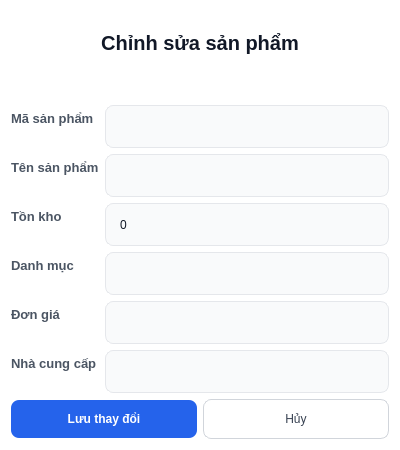
<?xml version="1.0" encoding="UTF-8"?>
<ui version="4.0">
 <class>Dialog</class>
 <widget class="QDialog" name="Dialog">
  <property name="geometry">
   <rect>
    <x>0</x>
    <y>0</y>
    <width>400</width>
    <height>450</height>
   </rect>
  </property>
  <property name="windowTitle">
   <string>Dialog</string>
  </property>
  <property name="styleSheet">
   <string notr="true">/* 1. Tổng thể Cửa sổ Dialog  */
QDialog {
    background-color: #ffffff;
    font-family: &quot;Inter&quot;, &quot;Segoe UI&quot;, sans-serif;
}

/* 2. Tiêu đề chính (Thêm sản phẩm)  */
QLabel#lblTitleChinhSuaSP {
    font-size: 20px;
    font-weight: 700;
    color: #111827;
    padding-bottom: 10px;
    margin-bottom: 15px;
}

/* 3. Nhãn thuộc tính trong Form [cite: 47, 48, 49] */
QLabel#lblMaSP, QLabel#lblTenSP, QLabel#lblDanhMuc, QLabel#lblGia, 
QLabel#lblNCC, QLabel#lblSoLuong {
    font-size: 13px;
    font-weight: 600;
    color: #4b5563;
}

/* 4. Các ô nhập liệu (Inputs, ComboBox, SpinBox) [cite: 49, 50] */
QLineEdit, QComboBox, QSpinBox {
    background-color: #f9fafb;
    border: 1px solid #e5e7eb;
    border-radius: 8px;
    padding: 8px 12px;
    color: #111827;
    min-height: 25px;
}

/* Hiệu ứng khi người dùng tương tác */
QLineEdit:focus, QComboBox:focus, QSpinBox:focus {
    border: 2px solid #2563eb;
    background-color: #ffffff;
}

/* 5. Nút bấm chức năng [cite: 50, 51] */

/* Nút LƯU (Primary Button) [cite: 51] */
QPushButton#btnLuu {
    background-color: #2563eb;
    color: #ffffff;
    font-weight: 700;
    border-radius: 8px;
    padding: 12px 24px;
    min-width: 120px;
}

QPushButton#btnLuu:hover {
    background-color: #1d4ed8;
}

/* Nút HỦY (Secondary Button) [cite: 51] */
QPushButton#btnHuy {
    background-color: #ffffff;
    color: #374151;
    border: 1px solid #d1d5db;
    border-radius: 8px;
    padding: 12px 24px;
}

QPushButton#btnHuy:hover {
    background-color: #f3f4f6;
}

/* 6. Tùy chỉnh mũi tên cho ComboBox &amp; SpinBox */
QComboBox::drop-down, QSpinBox::up-button, QSpinBox::down-button {
    border: none;
    background: transparent;
}</string>
  </property>
  <layout class="QVBoxLayout" name="verticalLayout">
   <item>
    <widget class="QLabel" name="lblTitleChinhSuaSP">
     <property name="text">
      <string>Chỉnh sửa sản phẩm</string>
     </property>
     <property name="alignment">
      <set>Qt::AlignCenter</set>
     </property>
    </widget>
   </item>
   <item>
    <layout class="QFormLayout" name="formLayout">
     <item row="1" column="0">
      <widget class="QLabel" name="lblMaSP">
       <property name="text">
        <string>Mã sản phẩm</string>
       </property>
      </widget>
     </item>
     <item row="1" column="1">
      <widget class="QLineEdit" name="txtReadOnlyMaSP">
       <property name="readOnly">
        <bool>true</bool>
       </property>
      </widget>
     </item>
     <item row="2" column="0">
      <widget class="QLabel" name="lblTenSP">
       <property name="text">
        <string>Tên sản phẩm</string>
       </property>
      </widget>
     </item>
     <item row="2" column="1">
      <widget class="QLineEdit" name="txtTenSP"/>
     </item>
     <item row="3" column="0">
      <widget class="QLabel" name="lblSoLuong">
       <property name="text">
        <string>Tồn kho</string>
       </property>
      </widget>
     </item>
     <item row="3" column="1">
      <widget class="QSpinBox" name="spnSoLuong"/>
     </item>
     <item row="4" column="0">
      <widget class="QLabel" name="lblDanhMuc">
       <property name="text">
        <string>Danh mục</string>
       </property>
      </widget>
     </item>
     <item row="4" column="1">
      <widget class="QComboBox" name="cbDanhMuc"/>
     </item>
     <item row="5" column="0">
      <widget class="QLabel" name="lblGia">
       <property name="text">
        <string>Đơn giá</string>
       </property>
      </widget>
     </item>
     <item row="5" column="1">
      <widget class="QLineEdit" name="txtGia"/>
     </item>
     <item row="6" column="0">
      <widget class="QLabel" name="lblNCC">
       <property name="text">
        <string>Nhà cung cấp</string>
       </property>
      </widget>
     </item>
     <item row="6" column="1">
      <widget class="QComboBox" name="cbNCC"/>
     </item>
    </layout>
   </item>
   <item>
    <layout class="QHBoxLayout" name="horizontalLayout">
     <item>
      <widget class="QPushButton" name="btnLuu">
       <property name="text">
        <string>Lưu thay đổi</string>
       </property>
      </widget>
     </item>
     <item>
      <widget class="QPushButton" name="btnHuy">
       <property name="text">
        <string>Hủy</string>
       </property>
      </widget>
     </item>
    </layout>
   </item>
  </layout>
 </widget>
 <resources/>
 <connections/>
</ui>
